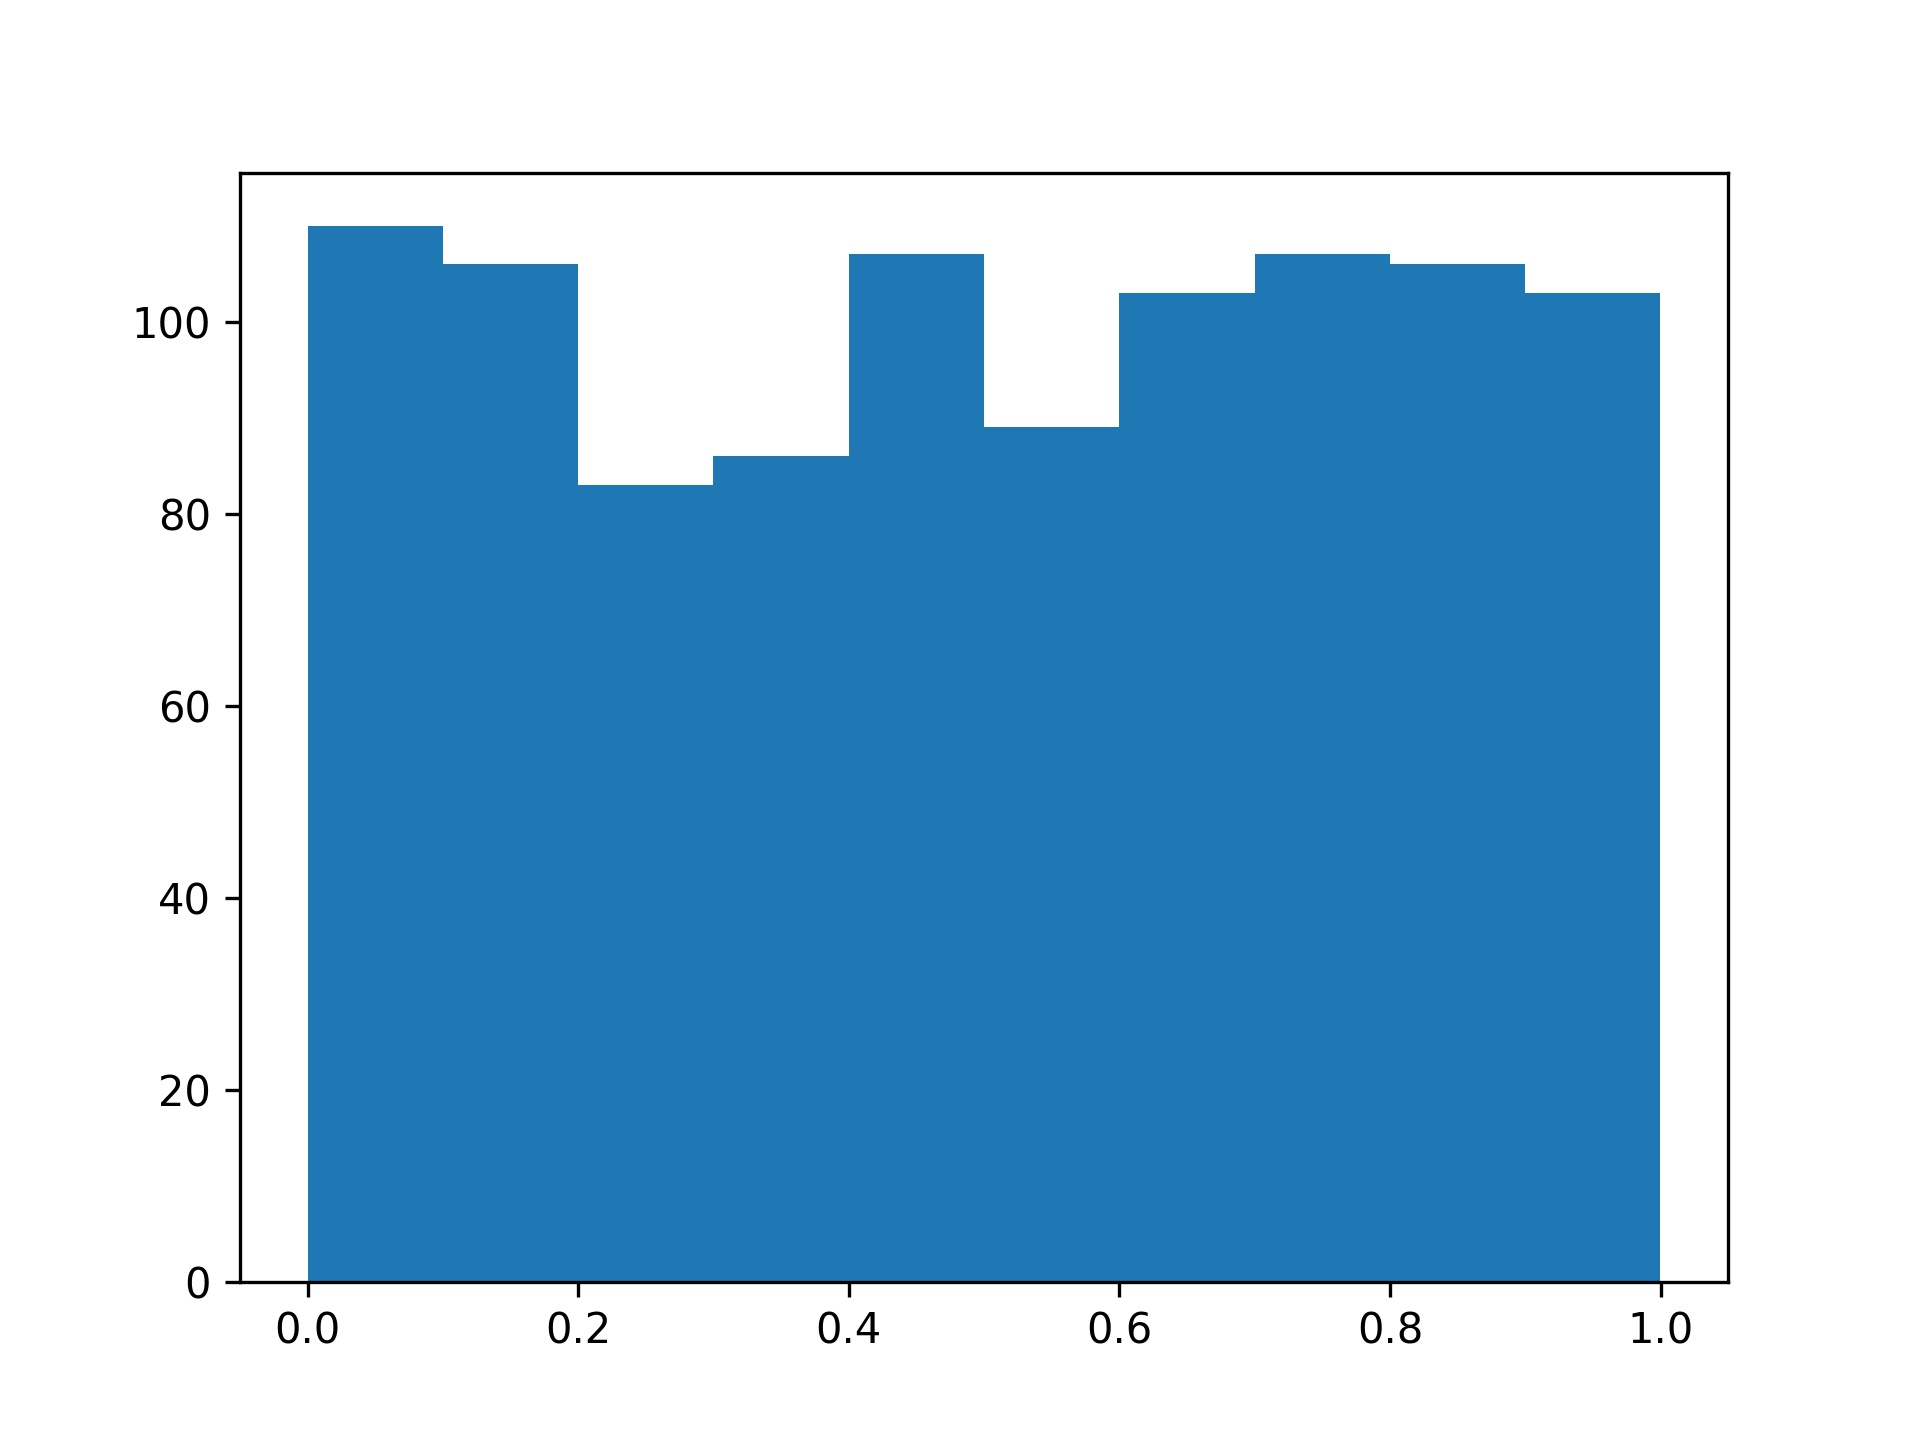

Write the Python code that produced this figure.
# _*_ coding: utf-8 _*_

import numpy as np
import matplotlib.pyplot as plt

N=1000
#cn=0
games=np.random.uniform(size=N)

#for i in np.arange(0,N,1):
#    games=np.random.uniform(i)
#    if games>0.49:
#        cn+=1

#wins=cn
wins=np.sum(games>0.49)
losses=N-wins

print('You won {0} times ({1:%})'.format(wins,float(wins)/N))

#wins=np.sum(games>0.49)
#losses=N-wins

# draw graph

count,bins,ignored=plt.hist(games)
plt.savefig('43.jpg',dpi=300)
plt.show()
print('plot done')

